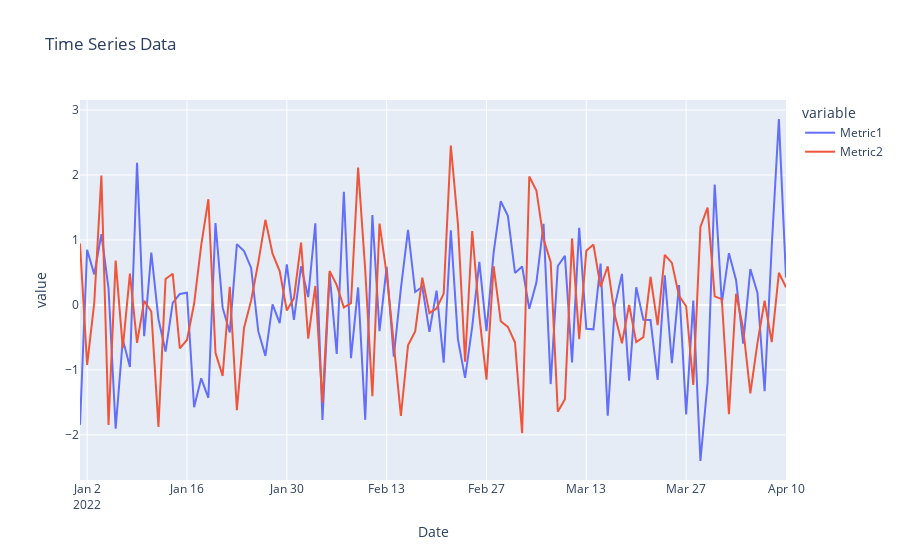

This figure's notebook cell:
### Markdown cell above
## Time Series Plot

Visualizing time series data interactively with Plotly Express.

### Code cell
date_range = pd.date_range(start='2022-01-01', periods=100)
df = pd.DataFrame(np.random.randn(100, 2), index=date_range, columns=['Metric1', 'Metric2'])
df['Date'] = df.index

fig = px.line(df, x='Date', y=['Metric1', 'Metric2'], title='Time Series Data')
fig.show()
